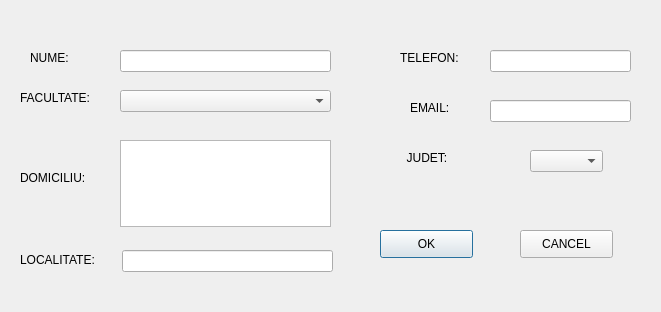
<?xml version="1.0" encoding="UTF-8"?>
<ui version="4.0">
 <class>StudentiInsert</class>
 <widget class="QDialog" name="StudentiInsert">
  <property name="geometry">
   <rect>
    <x>0</x>
    <y>0</y>
    <width>661</width>
    <height>312</height>
   </rect>
  </property>
  <property name="minimumSize">
   <size>
    <width>661</width>
    <height>312</height>
   </size>
  </property>
  <property name="maximumSize">
   <size>
    <width>661</width>
    <height>312</height>
   </size>
  </property>
  <property name="windowTitle">
   <string>Insert Studenti</string>
  </property>
  <widget class="QComboBox" name="facultateBox">
   <property name="geometry">
    <rect>
     <x>120</x>
     <y>90</y>
     <width>211</width>
     <height>22</height>
    </rect>
   </property>
  </widget>
  <widget class="QLineEdit" name="numeEdit">
   <property name="geometry">
    <rect>
     <x>120</x>
     <y>50</y>
     <width>211</width>
     <height>22</height>
    </rect>
   </property>
   <property name="clearButtonEnabled">
    <bool>true</bool>
   </property>
  </widget>
  <widget class="QLabel" name="label">
   <property name="geometry">
    <rect>
     <x>30</x>
     <y>50</y>
     <width>55</width>
     <height>16</height>
    </rect>
   </property>
   <property name="text">
    <string>NUME:</string>
   </property>
  </widget>
  <widget class="QLabel" name="label_2">
   <property name="geometry">
    <rect>
     <x>20</x>
     <y>90</y>
     <width>81</width>
     <height>16</height>
    </rect>
   </property>
   <property name="text">
    <string>FACULTATE:</string>
   </property>
  </widget>
  <widget class="QTextEdit" name="domiciliuEdit">
   <property name="geometry">
    <rect>
     <x>120</x>
     <y>140</y>
     <width>211</width>
     <height>87</height>
    </rect>
   </property>
  </widget>
  <widget class="QLabel" name="label_3">
   <property name="geometry">
    <rect>
     <x>20</x>
     <y>170</y>
     <width>71</width>
     <height>16</height>
    </rect>
   </property>
   <property name="text">
    <string>DOMICILIU:</string>
   </property>
  </widget>
  <widget class="QLineEdit" name="localitateEdit">
   <property name="geometry">
    <rect>
     <x>122</x>
     <y>250</y>
     <width>211</width>
     <height>22</height>
    </rect>
   </property>
   <property name="clearButtonEnabled">
    <bool>true</bool>
   </property>
  </widget>
  <widget class="QLabel" name="label_4">
   <property name="geometry">
    <rect>
     <x>20</x>
     <y>250</y>
     <width>91</width>
     <height>20</height>
    </rect>
   </property>
   <property name="text">
    <string>LOCALITATE:</string>
   </property>
  </widget>
  <widget class="QLineEdit" name="telefonEdit">
   <property name="geometry">
    <rect>
     <x>490</x>
     <y>50</y>
     <width>141</width>
     <height>22</height>
    </rect>
   </property>
   <property name="alignment">
    <set>Qt::AlignCenter</set>
   </property>
   <property name="clearButtonEnabled">
    <bool>true</bool>
   </property>
  </widget>
  <widget class="QLabel" name="label_5">
   <property name="geometry">
    <rect>
     <x>400</x>
     <y>50</y>
     <width>71</width>
     <height>16</height>
    </rect>
   </property>
   <property name="text">
    <string>TELEFON:</string>
   </property>
  </widget>
  <widget class="QLineEdit" name="emailEdit">
   <property name="geometry">
    <rect>
     <x>490</x>
     <y>100</y>
     <width>141</width>
     <height>22</height>
    </rect>
   </property>
   <property name="alignment">
    <set>Qt::AlignCenter</set>
   </property>
   <property name="clearButtonEnabled">
    <bool>true</bool>
   </property>
  </widget>
  <widget class="QLabel" name="label_6">
   <property name="geometry">
    <rect>
     <x>410</x>
     <y>100</y>
     <width>55</width>
     <height>16</height>
    </rect>
   </property>
   <property name="text">
    <string>EMAIL:</string>
   </property>
  </widget>
  <widget class="QComboBox" name="judetBox">
   <property name="geometry">
    <rect>
     <x>530</x>
     <y>150</y>
     <width>73</width>
     <height>22</height>
    </rect>
   </property>
  </widget>
  <widget class="QLabel" name="label_7">
   <property name="geometry">
    <rect>
     <x>400</x>
     <y>150</y>
     <width>61</width>
     <height>16</height>
    </rect>
   </property>
   <property name="text">
    <string>  JUDET:</string>
   </property>
  </widget>
  <widget class="QPushButton" name="okInsert">
   <property name="geometry">
    <rect>
     <x>380</x>
     <y>230</y>
     <width>93</width>
     <height>28</height>
    </rect>
   </property>
   <property name="text">
    <string>OK</string>
   </property>
  </widget>
  <widget class="QPushButton" name="cancelInsert">
   <property name="geometry">
    <rect>
     <x>520</x>
     <y>230</y>
     <width>93</width>
     <height>28</height>
    </rect>
   </property>
   <property name="text">
    <string>CANCEL</string>
   </property>
  </widget>
 </widget>
 <resources/>
 <connections/>
</ui>
